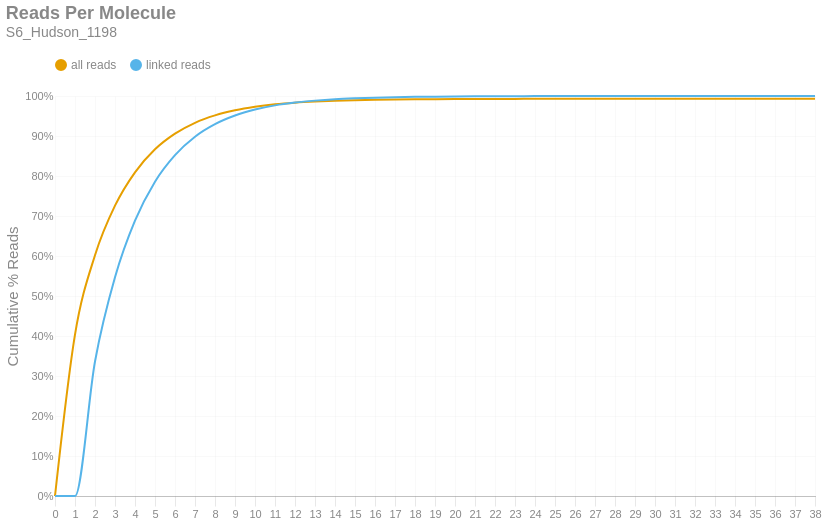

Source (notebook cell):
### Markdown cell above
### Reads per Molecule
This chart shows the cumulative distribution of the number of reads per linked molecule. That is, how many alignments are associated with a unique molecule. This excludes the number of reads associated with invalid or absent linked-read barcodes. The `linked` histogram is the percentages recalculated when disregarding singletons.

### Code cell
if SKIPLR:
    print_html(f"Skipped")
else:
    counts = np.bincount(valids['reads'].cast(pl.Int64).to_numpy())
    weighted = counts * np.arange(len(counts))
    all_perc = weighted / n_reads
    linked_perc = weighted / n_linked_reads
    linked_perc[1] = 0
    binned_df = pl.DataFrame({
        'readsper': list(range(len(counts))),
        'all reads (cumsum)': np.cumsum(all_perc).tolist(),
        'linked reads (cumsum)': np.cumsum(linked_perc).tolist(),
    })

    with SafeRender(binned_df):
        (
            density_plot(binned_df, 'Reads Per Molecule', samplename, 'readspmol')
            .encode(
                x=alt.X('readsper:O', title=None).axis(labelAngle=0).scale(padding=0),
                y=alt.Y('value:Q', title='Cumulative % Reads').axis(format='%').stack(False),
                color=alt.Color("key:N").scale(domain=["all reads", "linked reads"]),
                tooltip=[
                    alt.Tooltip("key:N", title="Data Type"),
                    alt.Tooltip("readsper:O", title="Reads Per Molecule"),
                    alt.Tooltip("value:Q", format=".2%", title="% Reads (Cum.)")
                ]            
            )
        ).display()

### Figure 1 — Vega-Lite specification as saved in the notebook (floating-point values rounded to 4 significant figures)
{"width": "container", "height": 400, "config": {"title": {"anchor": "start", "dy": -15, "fontSize": 18, "color": "#888888", "subtitleColor": "#888888", "subtitleFontSize": 14}, "arc": {"fill": "#0072B2"}, "axis": {"domainColor": "#888888", "domainWidth": 0.5, "gridWidth": 0.2, "grid": false, "titleFontWeight": 400, "titleFontSize": 15, "labelFontSize": 11, "labelColor": "#888888", "tickColor": "#888888", "tickWidth": 0.2, "titleColor": "#888888"}, "axisBand": {"grid": false}, "axisX": {"grid": true, "tickSize": 10, "domainCap": "round"}, "axisY": {"domain": false, "grid": true, "tickSize": 0, "domainCap": "round"}, "background": "transparent", "header": {"labelFontSize": 15, "labelColor": "#888888", "titleFontSize": 15, "titleFontWeight": 600, "titleColor": "#888888"}, "legend": {"labelFont": "sans-serif", "labelFontSize": 12, "labelColor": "#888888", "symbolSize": 100, "symbolType": "circle", "titleFontSize": 12, "titlePadding": 10, "titleColor": "#888888", "title": null, "orient": "top"}, "range": {"category": ["#E69F00", "#56B4E9", "#009E73", "#F0E442", "#0072B2", "#D55E00", "#CC79A7", "#000000"], "diverging": ["#cfe8f3", "#a2d4ec", "#73bfe2", "#46abdb", "#1696d2", "#12719e"]}, "area": {"fill": "#0072B2", "fillOpacity": 0.7, "line": true, "strokeOpacity": 0.7}, "line": {"color": "#0072B2", "stroke": "#0072B2", "strokeWidth": 2}, "trail": {"color": "#0072B2", "stroke": "#0072B2", "strokeWidth": 0, "size": 1}, "point": {"filled": true, "fillOpacity": 1.0, "size": 95}, "text": {"color": "#888888", "fontSize": 11, "align": "right", "fontWeight": 400, "size": 11}, "bar": {"fill": "#0072B2", "stroke": null}, "view": {"stroke": null, "continuousWidth": 660, "continuousHeight": 400}}, "data": {"name": "data-01810f24334f754f3c89f0d40fa6bf7f"}, "mark": {"type": "line", "interpolate": "monotone", "point": {"opacity": 0, "size": 275}}, "encoding": {"color": {"field": "key", "scale": {"domain": ["all reads", "linked reads"]}, "type": "nominal"}, "tooltip": [{"field": "key", "title": "Data Type", "type": "nominal"}, {"field": "readsper", "title": "Reads Per Molecule", "type": "ordinal"}, {"field": "value", "format": ".2%", "title": "% Reads (Cum.)", "type": "quantitative"}], "x": {"axis": {"labelAngle": 0}, "field": "readsper", "scale": {"padding": 0}, "title": null, "type": "ordinal"}, "y": {"axis": {"format": "%"}, "field": "value", "stack": false, "title": "Cumulative % Reads", "type": "quantitative"}}, "params": [{"name": "param_c36ac31b6afebe62", "select": {"type": "point", "fields": ["key"]}, "bind": "legend"}], "title": {"text": "Reads Per Molecule", "subtitle": "S6_Hudson_1198"}, "transform": [{"fold": ["all reads (cumsum)", "linked reads (cumsum)"]}, {"calculate": "replace(datum.key, ' (cumsum)', '')", "as": "key"}, {"filter": {"param": "param_c36ac31b6afebe62"}}], "usermeta": {"embedOptions": {"downloadFileName": "S6_Hudson_1198.readspmol"}}, "$schema": "https://vega.github.io/schema/vega-lite/v6.1.0.json", "datasets": {"data-01810f24334f754f3c89f0d40fa6bf7f": [{"readsper": 0, "all reads (cumsum)": 0.0, "linked reads (cumsum)": 0.0}, {"readsper": 1, "all reads (cumsum)": 0.4035, "linked reads (cumsum)": 0.0}, {"readsper": 2, "all reads (cumsum)": 0.6018, "linked reads (cumsum)": 0.3364}, {"readsper": 3, "all reads (cumsum)": 0.7258, "linked reads (cumsum)": 0.5466}, {"readsper": 4, "all reads (cumsum)": 0.8092, "linked reads (cumsum)": 0.6882}, {"readsper": 5, "all reads (cumsum)": 0.8668, "linked reads (cumsum)": 0.7858}, {"readsper": 6, "all reads (cumsum)": 0.9059, "linked reads (cumsum)": 0.8522}, {"readsper": 7, "all reads (cumsum)": 0.933, "linked reads (cumsum)": 0.8982}, {"readsper": 8, "all reads (cumsum)": 0.9515, "linked reads (cumsum)": 0.9295}, {"readsper": 9, "all reads (cumsum)": 0.9642, "linked reads (cumsum)": 0.9511}, {"readsper": 10, "all reads (cumsum)": 0.973, "linked reads (cumsum)": 0.9661}, {"readsper": 11, "all reads (cumsum)": 0.9792, "linked reads (cumsum)": 0.9766}, {"readsper": 12, "all reads (cumsum)": 0.9834, "linked reads (cumsum)": 0.9836}, {"readsper": 13, "all reads (cumsum)": 0.9862, "linked reads (cumsum)": 0.9884}, {"readsper": 14, "all reads (cumsum)": 0.9883, "linked reads (cumsum)": 0.992}, {"readsper": 15, "all reads (cumsum)": 0.9896, "linked reads (cumsum)": 0.9942}, {"readsper": 16, "all reads (cumsum)": 0.9906, "linked reads (cumsum)": 0.9958}, {"readsper": 17, "all reads (cumsum)": 0.9913, "linked reads (cumsum)": 0.997}, {"readsper": 18, "all reads (cumsum)": 0.9918, "linked reads (cumsum)": 0.9978}, {"readsper": 19, "all reads (cumsum)": 0.9921, "linked reads (cumsum)": 0.9984}, {"readsper": 20, "all reads (cumsum)": 0.9923, "linked reads (cumsum)": 0.9988}, {"readsper": 21, "all reads (cumsum)": 0.9925, "linked reads (cumsum)": 0.9992}, {"readsper": 22, "all reads (cumsum)": 0.9927, "linked reads (cumsum)": 0.9994}, {"readsper": 23, "all reads (cumsum)": 0.9928, "linked reads (cumsum)": 0.9995}, {"readsper": 24, "all reads (cumsum)": 0.9929, "linked reads (cumsum)": 0.9997}, {"readsper": 25, "all reads (cumsum)": 0.9929, "linked reads (cumsum)": 0.9998}, {"readsper": 26, "all reads (cumsum)": 0.993, "linked reads (cumsum)": 0.9999}, {"readsper": 27, "all reads (cumsum)": 0.993, "linked reads (cumsum)": 0.9999}, {"readsper": 28, "all reads (cumsum)": 0.993, "linked reads (cumsum)": 0.9999}, {"readsper": 29, "all reads (cumsum)": 0.993, "linked reads (cumsum)": 1.0}, {"readsper": 30, "all reads (cumsum)": 0.993, "linked reads (cumsum)": 1.0}, {"readsper": 31, "all reads (cumsum)": 0.993, "linked reads (cumsum)": 1.0}, {"readsper": 32, "all reads (cumsum)": 0.993, "linked reads (cumsum)": 1.0}, {"readsper": 33, "all reads (cumsum)": 0.993, "linked reads (cumsum)": 1.0}, {"readsper": 34, "all reads (cumsum)": 0.993, "linked reads (cumsum)": 1.0}, {"readsper": 35, "all reads (cumsum)": 0.993, "linked reads (cumsum)": 1.0}, {"readsper": 36, "all reads (cumsum)": 0.993, "linked reads (cumsum)": 1.0}, {"readsper": 37, "all reads (cumsum)": 0.993, "linked reads (cumsum)": 1.0}, {"readsper": 38, "all reads (cumsum)": 0.993, "linked reads (cumsum)": 1.0}]}}
